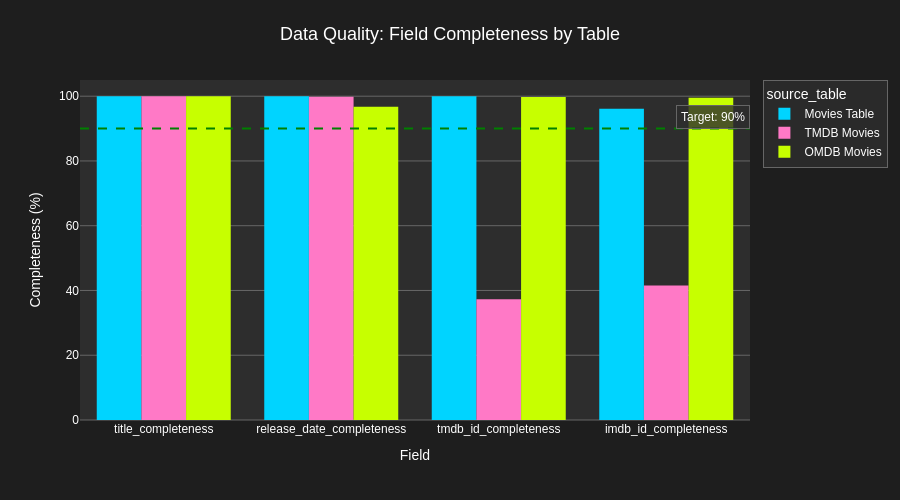

Notebook source saved alongside this figure:
### Markdown cell above
## 4. Data Quality Metrics

Field completeness across different tables.

### Code cell
# Get data quality metrics
quality_df = get_data_quality_metrics()

print("\n📈 Data Quality Metrics (Field Completeness %)\n")
print(quality_df.to_string(index=False))
print("\n💡 Note: Completeness rates will improve as OMDB enrichment progresses")

# Visualize quality metrics
if len(quality_df) > 0:
    # Melt dataframe for easier plotting
    quality_melted = quality_df.melt(
        id_vars=['source_table', 'total_records'],
        var_name='metric',
        value_name='completeness_pct'
    )

    fig = px.bar(
        quality_melted,
        x='metric',
        y='completeness_pct',
        color='source_table',
        barmode='group',
        title='Data Quality: Field Completeness by Table',
        labels={'completeness_pct': 'Completeness (%)', 'metric': 'Field'},
        height=500
    )

    fig.update_layout(yaxis_range=[0, 105])
    fig.add_hline(y=90, line_dash="dash", line_color="green", annotation_text="Target: 90%")
    fig.show()

### Figure 1 — Plotly figure (JSON) as saved in the notebook; plotly's stock layout.template omitted (floating-point values rounded to 4 significant figures)
{"data": [{"alignmentgroup": "True", "hovertemplate": "source_table=Movies Table<br>Field=%{x}<br>Completeness (%)=%{y}<extra></extra>", "legendgroup": "Movies Table", "marker": {"color": "#00d4ff", "pattern": {"shape": ""}}, "name": "Movies Table", "offsetgroup": "Movies Table", "orientation": "v", "showlegend": true, "textposition": "auto", "type": "bar", "x": ["title_completeness", "release_date_completeness", "tmdb_id_completeness", "imdb_id_completeness"], "xaxis": "x", "y": [100.0, 100.0, 100.0, 96.12], "yaxis": "y"}, {"alignmentgroup": "True", "hovertemplate": "source_table=TMDB Movies<br>Field=%{x}<br>Completeness (%)=%{y}<extra></extra>", "legendgroup": "TMDB Movies", "marker": {"color": "#ff79c6", "pattern": {"shape": ""}}, "name": "TMDB Movies", "offsetgroup": "TMDB Movies", "orientation": "v", "showlegend": true, "textposition": "auto", "type": "bar", "x": ["title_completeness", "release_date_completeness", "tmdb_id_completeness", "imdb_id_completeness"], "xaxis": "x", "y": [100.0, 99.8, 37.32, 41.5], "yaxis": "y"}, {"alignmentgroup": "True", "hovertemplate": "source_table=OMDB Movies<br>Field=%{x}<br>Completeness (%)=%{y}<extra></extra>", "legendgroup": "OMDB Movies", "marker": {"color": "#c7ff00", "pattern": {"shape": ""}}, "name": "OMDB Movies", "offsetgroup": "OMDB Movies", "orientation": "v", "showlegend": true, "textposition": "auto", "type": "bar", "x": ["title_completeness", "release_date_completeness", "tmdb_id_completeness", "imdb_id_completeness"], "xaxis": "x", "y": [100.0, 96.77, 99.78, 99.48], "yaxis": "y"}], "layout": {"annotations": [{"showarrow": false, "text": "Target: 90%", "x": 1, "xanchor": "right", "xref": "x domain", "y": 90, "yanchor": "bottom", "yref": "y"}], "barmode": "group", "height": 500, "legend": {"title": {"text": "source_table"}, "tracegroupgap": 0}, "shapes": [{"line": {"color": "green", "dash": "dash"}, "type": "line", "x0": 0, "x1": 1, "xref": "x domain", "y0": 90, "y1": 90, "yref": "y"}], "title": {"text": "Data Quality: Field Completeness by Table"}, "xaxis": {"anchor": "y", "domain": [0, 1], "title": {"text": "Field"}}, "yaxis": {"anchor": "x", "domain": [0, 1], "range": [0, 105], "title": {"text": "Completeness (%)"}}}}
